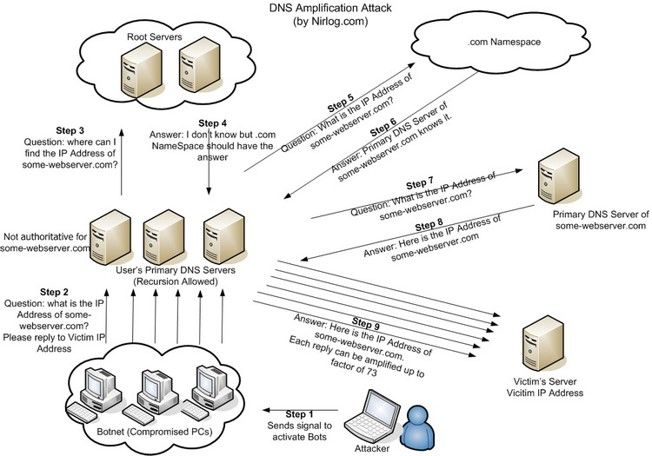
#> input picture SE-227/midterm-review/images/DNS-Amplification.jpg, 652 x 456 px; its folder holds only this picture in this run
$ python -i gsreconstruction.py   (imports and definitions only)
#> lines starting #> are read from the running program, lines starting #| are printed output that depends on the picture
### SE-342/assignments/ass2/src/MorphologicalExample/baseimage/imagesetter.py
__global_img = None

# [15 lines left out: functions isOk, displayIt, not called in this run]

def getImageObject():
    global __global_img

    print("called getImageObject, will return %s" % __global_img)
    return __global_img

# [11 lines left out: functions setImageObject, clearImageObject, not called in this run]

### SE-342/assignments/ass2/src/MorphologicalExample/operations/gsreconstruction.py
import cv2
import PIL
import math
import numpy as np
import varargs.varargs
import scipy.ndimage.filters as fi
import utils.widget_helper
import utils.prompt
import baseimage.imagesetter

from scipy import ndimage
from PIL import Image, ImageFilter


def GrayScaleReconstruction(mask_img):
    """
    Grayscale Reconstruction.
    Welcome here.
    """
    raw_img = baseimage.imagesetter.getImageObject().convert('RGB')
    mask_img = mask_img.convert('RGB')

    kernel = np.ones((varargs.varargs.kernelSize,
                      varargs.varargs.kernelSize), np.uint8)

    for i in range(varargs.varargs.kernelSize):
        for j in range(varargs.varargs.kernelSize):
            kernel[i][j] = 1 if varargs.varargs.kernelValues[i][j] != 0.0 else 0

    marker = np.array(raw_img)
    mask = np.array(mask_img)

    marker = marker[:, :, ::-1].copy()
    mask = mask[:, :, ::-1].copy()

    last_end = None
# [4 lines of commented-out code are left out]
    while not (marker == last_end).all():
        last_end = marker
        marker = cv2.dilate(marker, kernel)
        marker = cv2.bitwise_and(marker, mask)

    result = Image.fromarray(marker).convert('L').convert('RGB')
    baseimage.imagesetter.setImageObject(result)
    utils.widget_helper.global_ce.refreshDisplay()

>>> import cv2
>>> picture = cv2.imread('../../../../../../SE-227/midterm-review/images/DNS-Amplification.jpg', cv2.IMREAD_GRAYSCALE)
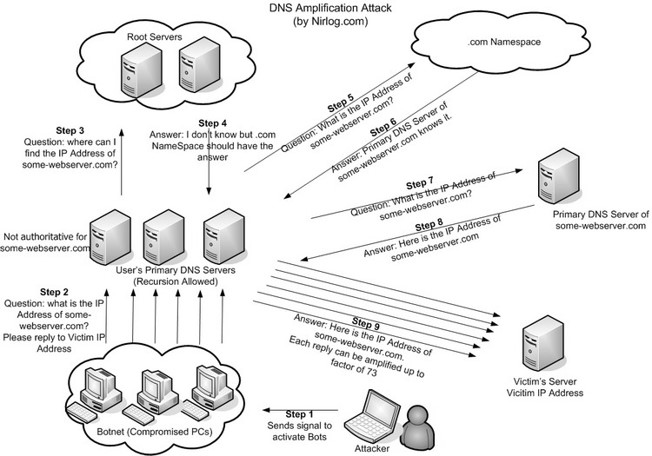
#> picture: shape (456, 652); min 0, max 255, mean 237.7
#> (the run stopped early here; a loop or call above may not have finished)

$ run again, on SE-227/midterm-review/images/4-7check.png
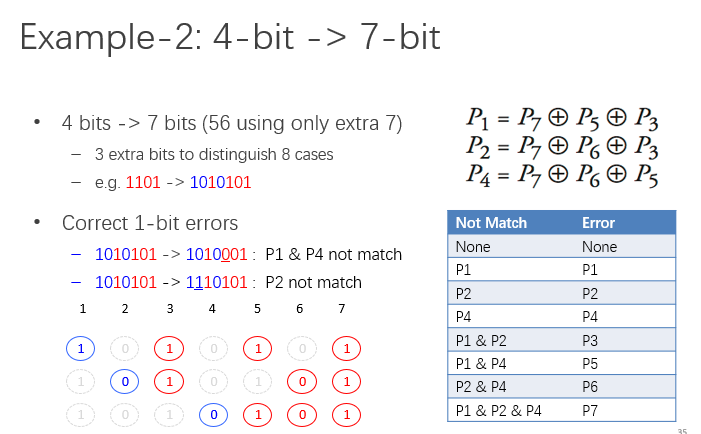
#> input picture SE-227/midterm-review/images/4-7check.png, 701 x 434 px
#> `picture = cv2.imread('../../../../../../SE-227/midterm-review/images/D..`:
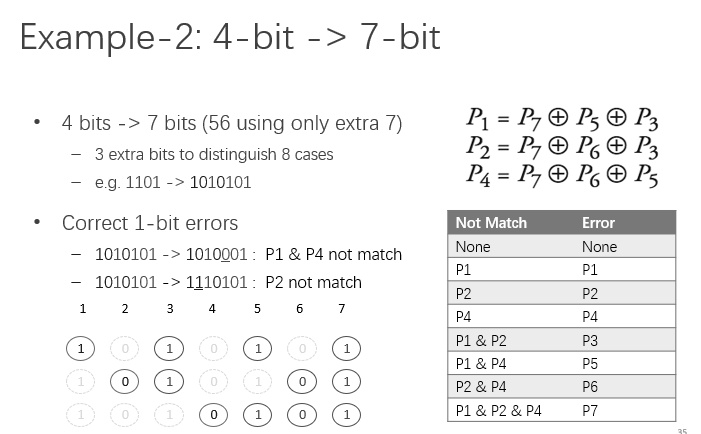
#> picture: shape (434, 701); min 0, max 255, mean 242.8

$ run again, on SE-227/midterm-review/images/DMA-step1.png
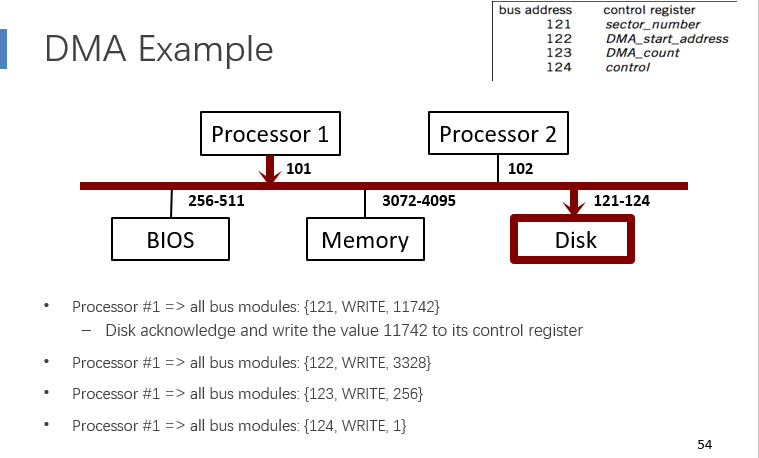
#> input picture SE-227/midterm-review/images/DMA-step1.png, 759 x 458 px
#> `picture = cv2.imread('../../../../../../SE-227/midterm-review/images/D..`:
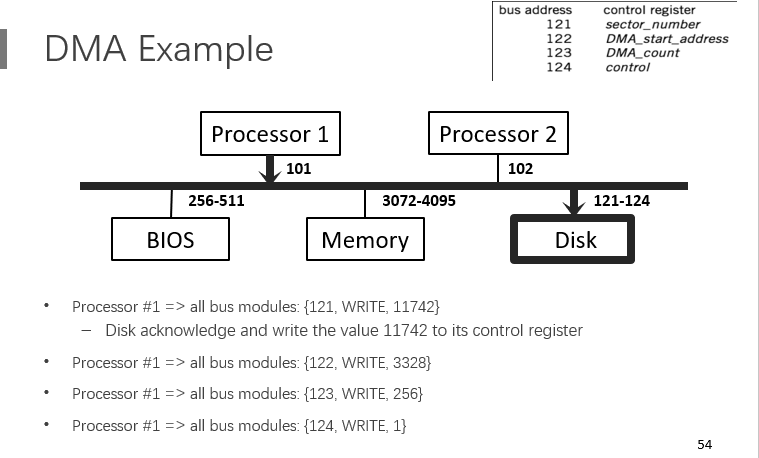
#> picture: shape (458, 759); min 0, max 255, mean 240.7
